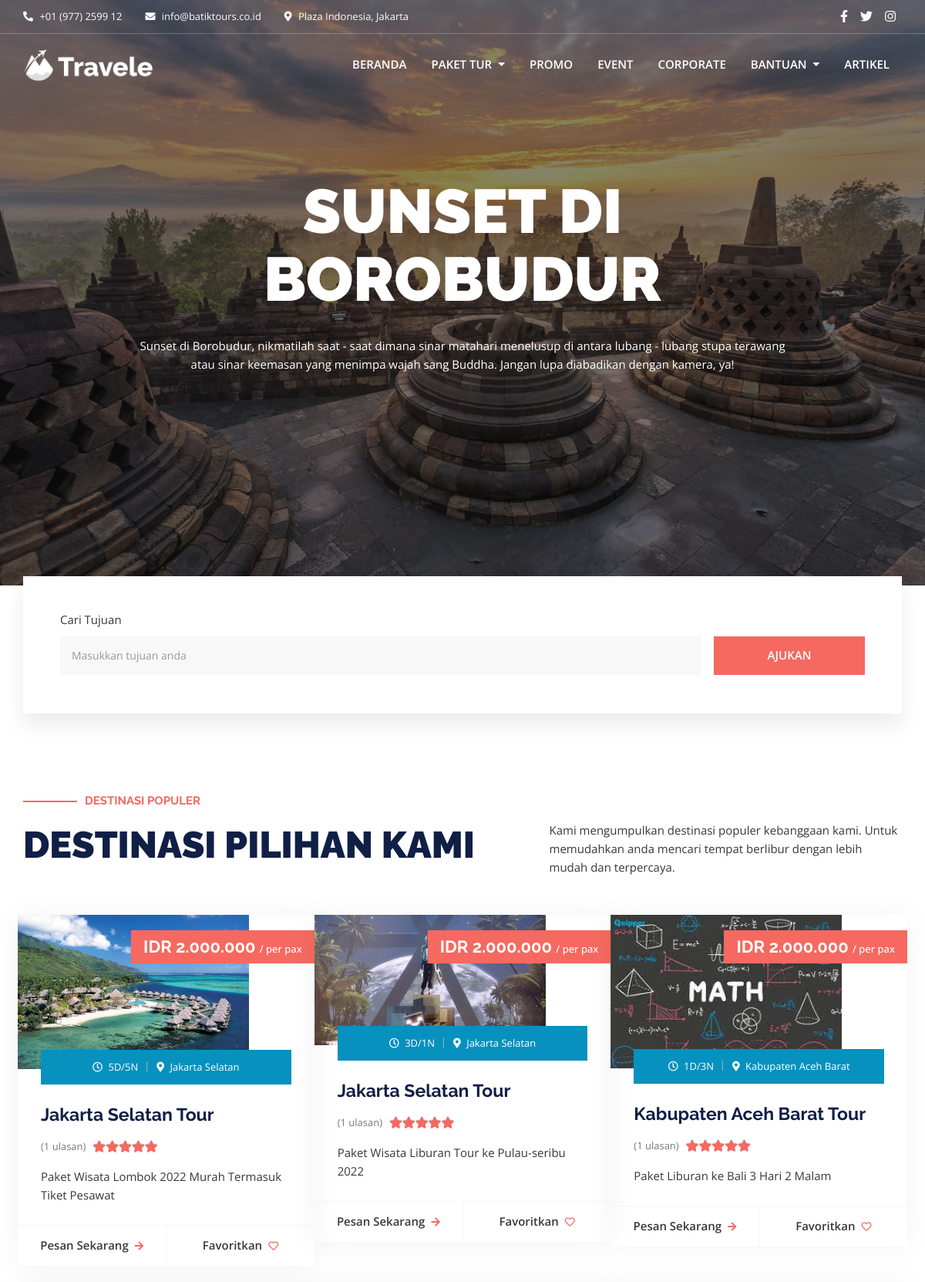
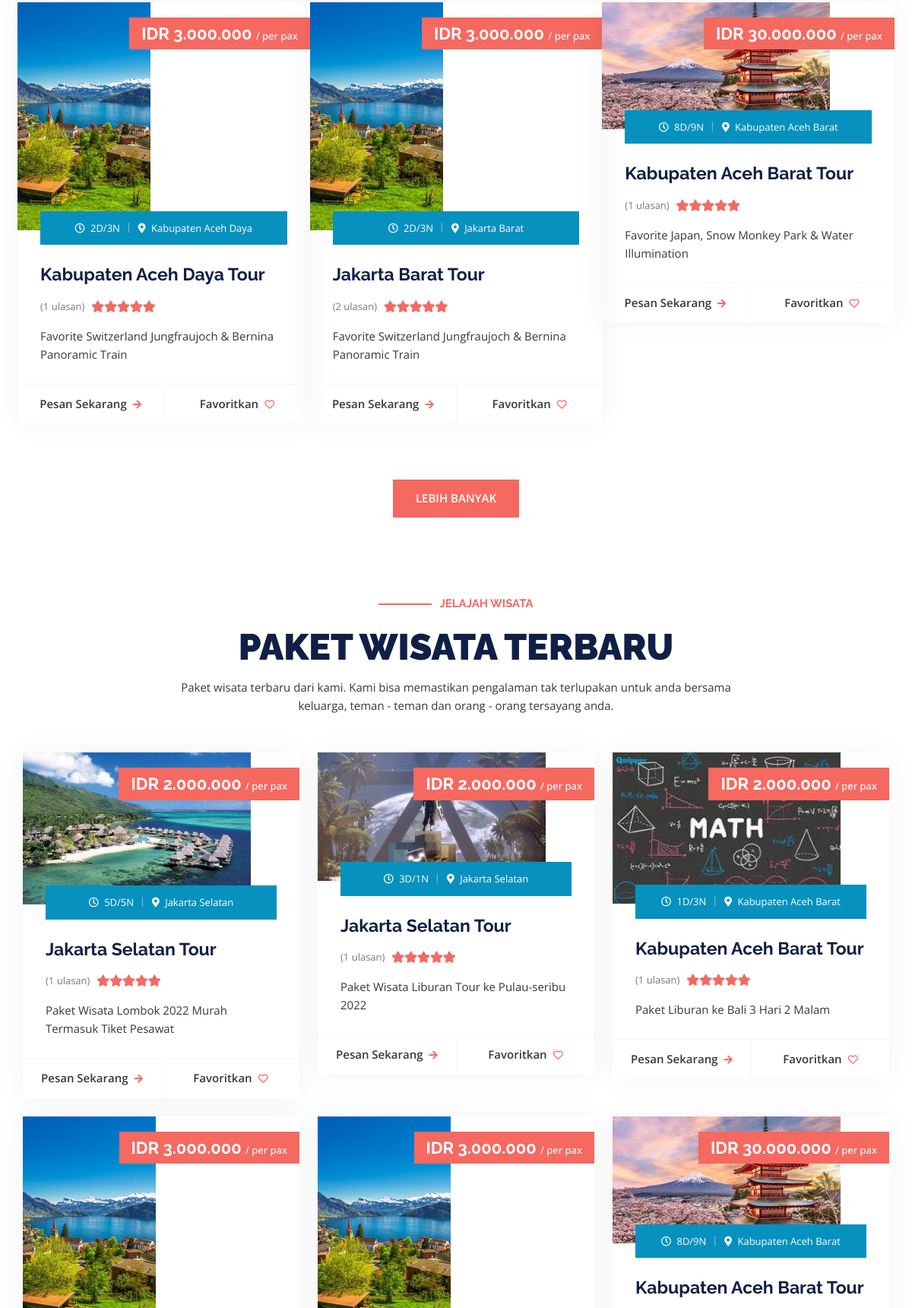
The page / (upper part) on the database its author committed (2 pictures, top to bottom).
### tables this page shows
CREATE TABLE `package` (
  `id_package` int(11) NOT NULL,
  `package_category_id` int(11) NOT NULL,
  `package_name` varchar(255) NOT NULL,
  `sub_package_name` varchar(255) NOT NULL,
  `slug` varchar(255) NOT NULL,
  `price` int(11) NOT NULL,
  `promo` int(11) NOT NULL,
  `discount` int(11) NOT NULL,
  `star` int(11) NOT NULL,
  `photo` varchar(255) NOT NULL,
  `description` text NOT NULL,
  `itinerary` text NOT NULL,
  `reviews` text NOT NULL,
  `location` varchar(255) NOT NULL,
  `country` int(11) NOT NULL,
  `province` int(11) NOT NULL,
  `cities` varchar(255) NOT NULL,
  `pax` int(11) NOT NULL,
  `day` int(11) NOT NULL,
  `night` int(11) NOT NULL,
  `family` varchar(255) NOT NULL,
  `date` date NOT NULL,
  `post_status` varchar(255) NOT NULL,
  `package_status` int(3) NOT NULL,
  `post_by` varchar(255) NOT NULL,
  `origin` varchar(255) NOT NULL,
  `thumbnail` varchar(255) NOT NULL
);

### application/controllers/User.php (called while the page is built, shortened)
<?php
class User extends CI_Controller {
	public function __construct() {
  		$this->load->helper(array('form', 'url','file'));
			$this->load->library('session');
	}
	public function index() {
		$this->load->model('User_model','package');
		$t['testimonial'] = $this->package->testimonial();
		$t['blog'] = $this->package->blog();
		$t['package'] = $this->package->package();
		$a['header'] =  $this->load->view('layout/header_frontend',null, true);
		$a['footer'] =  $this->load->view('layout/footer_frontend',null, true);
		$a['content'] =  $this->load->view('home/content',$t, true);
		$page = $this->load->view('layout/layout_frontend',$a);
		return $page;
	}
}

### index.php (called while the page is built, shortened)
<?php
require_once BASEPATH.'core/CodeIgniter.php';

### application/models/User_model.php (called while the page is built, shortened)
<?php
class User_model extends CI_Model {
public function package()
{
	$sql = $this->db->query("select * from package where package_status = '1' and post_status = 'Publish'")->result_array();
	$row = array();
	for($i=0;$i<count($sql);$i++){
		$row[] = array(
			"id_package" => $sql[$i]['id_package'],
			"package_category_id" => $sql[$i]['package_category_id'],
			"package_name" => $sql[$i]['package_name'],
			"sub_package_name" => $sql[$i]['sub_package_name'],
			"slug" => $sql[$i]['slug'],
			"price" => $sql[$i]['price'],
			"promo" => $sql[$i]['promo'],
			"discount" => $sql[$i]['discount'],
			"star" => $sql[$i]['star'],
			"photo" => $sql[$i]['photo'],
			"description" => $sql[$i]['description'],
			"itinerary" => $sql[$i]['itinerary'],
			"reviews" => $sql[$i]['reviews'],
			"location" => $sql[$i]['location'],
			"cities" => $this->convert_city($sql[$i]['cities']),
			"pax" => $sql[$i]['pax'],
			"day" => $sql[$i]['day'],
			"night" => $sql[$i]['night'],
			"family" => $sql[$i]['family'],
			"date" => $sql[$i]['date'],
			"post_status" => $sql[$i]['post_status'],
			"package_status" => $sql[$i]['package_status'],
			"post_by" => $sql[$i]['post_by'],
			"origin" => $sql[$i]['origin'],
			"thumbnail" => $sql[$i]['thumbnail'],
		);
	}
	return $row;
}
public function convert_city($id)
{
	$data = $this->db->query("select * from cities where id_cities = '".$id."'")->result_array();
	return $data[0]['cities_name'];
}
} ?>

### application/views/home/content.php (the view, shortened to what this page needs)
<?php include APPPATH."views/layout/menu_user.php" ; ?>
<main id="content" class="site-main">
   <section class="home-slider-section">
      <div class="home-slider">
         <div class="home-banner-items">
            <div class="banner-inner-wrap" style="background-image: url(<?=base_url()?>assets/frontend/assets/images/borobudur1.jpg);"></div>
               <div class="banner-content-wrap">
                  <div class="container">
                     <div class="banner-content text-center">
                        <h2 class="banner-title">SUNSET DI BOROBUDUR</h2>
                        <p>Sunset di Borobudur, nikmatilah saat - saat dimana sinar matahari menelusup di antara lubang - lubang stupa terawang atau sinar keemasan yang menimpa wajah sang Buddha. Jangan lupa diabadikan dengan kamera, ya!</p>
                     </div>
                  </div>
               </div>
            <div class="overlay"></div>
         </div>
      </div>
   </section>
   <div class="trip-search-section shape-search-section">
      <div class="container">
      <form method="post" action="<?= base_url('user/searching')?>">
         <div class="trip-search-inner white-bg d-flex">
            <div class="input-group" style="width: 80%;">
               <label> Cari Tujuan </label>
               <input type="text" name="cari" placeholder="Masukkan tujuan anda">
            </div>
            <div class="input-group width-col-3">
               <input type="submit" name="travel-search" value="AJUKAN">
            </div>
         </div>
         </form>
      </div>
   </div>
   <section class="destination-section">
      <div class="container">
         <div class="section-heading">
            <div class="row align-items-end">
               <div class="col-lg-7">
                  <h5 class="dash-style">DESTINASI POPULER</h5>
                  <h2>DESTINASI PILIHAN KAMI</h2>
               </div>
               <div class="col-lg-5">
                  <div class="section-disc">
                      Kami mengumpulkan destinasi populer kebanggaan kami. Untuk memudahkan anda mencari tempat berlibur dengan lebih mudah dan terpercaya.
                  </div>
               </div>
            </div>
         </div>
         <div class="destination-inner destination-three-column">
            <div class="row">
            <?php for($z=0;$z<6;$z++){ ?>
               <div class="col-lg-4 col-md-6">
                  <div class="package-wrap">
                     <figure class="feature-image">
                        <a href="<?= base_url('detail-package/'.$package[$z]['slug'])?>">
                           <img src="<?=$package[$z]['photo'];?>" alt="<?=$package[$z]['package_name'];?>">
                        </a>
                     </figure>
                     <div class="package-price">
                        <h6>
                           <span>IDR <?= number_format($package[$z]['price'],0,',','.')?> </span> / per pax
                        </h6>
                     </div>
                     <div class="package-content-wrap">
                        <div class="package-meta text-center">
                           <ul>
                              <li>
                                 <i class="far fa-clock"></i>
                                 <?=$package[$z]['day'];?>D/<?=$package[$z]['night'];?>N
                              </li>
                              <li>
                                 <i class="fas fa-map-marker-alt"></i>
                                 <?=$package[$z]['cities'];?>
                              </li>
                           </ul>
                        </div>
                        <div class="package-content">
                           <h3>
                              <a href="<?= base_url('detail-package/'.$package[$z]['slug'])?>"><?=$package[$z]['cities'];?> Tour</a>
                           </h3>
                           <div class="review-area">
                              <span class="review-text">(<?=$package[$z]['star'];?> ulasan)</span>
                              <div class="rating-start" title="Rated 5 out of 5">
                                 <span style="width: 100%"></span>
                              </div>
                           </div>
                           <p><?=$package[$z]['sub_package_name'];?></p>
                           <div class="btn-wrap">
                              <a href="<?= base_url('detail-package/'.$package[$z]['slug'])?>" class="button-text width-6">Pesan Sekarang<i class="fas fa-arrow-right"></i></a>
                              <a href="<?= base_url('add_wishlist/'.$package[$z]['id_package'])?>" class="button-text width-6">Favoritkan<i class="far fa-heart"></i></a>
                           </div>
                        </div>
                     </div>
                  </div>
               </div>
               <?php } ?>
            </div>
            <div class="btn-wrap text-center">
               <a href="<?= base_url('international')?>" class="button-primary">LEBIH BANYAK</a>
            </div>
         </div>
      </div>
   </section>
   <section class="package-section">
      <div class="container">
         <div class="section-heading text-center">
            <div class="row">
               <div class="col-lg-8 offset-lg-2">
                  <h5 class="dash-style">JELAJAH WISATA</h5>
                  <h2>PAKET WISATA TERBARU</h2>
                  <p>Paket wisata terbaru dari kami. Kami bisa memastikan pengalaman tak terlupakan untuk anda bersama keluarga, teman - teman dan orang - orang tersayang anda.</p>
               </div>
            </div>
         </div>
         <div class="package-inner">
            <div class="row">
              <?php for($l=0;$l<6;$l++){ ?>
               <div class="col-lg-4 col-md-6">
                  <div class="package-wrap">
                     <figure class="feature-image">
                        <a href="<?= base_url('detail-package/'.$package[$l]['slug'])?>">
                           <img src="<?=$package[$l]['photo'];?>" alt="<?=$package[$l]['package_name'];?>">
                        </a>
                     </figure>
                     <div class="package-price">
                        <h6>
                           <span>IDR <?= number_format($package[$l]['price'],0,',','.')?> </span> / per pax
                        </h6>
                     </div>
                     <div class="package-content-wrap">
                        <div class="package-meta text-center">
                           <ul>
                              <li>
                                 <i class="far fa-clock"></i>
                                 <?=$package[$l]['day'];?>D/<?=$package[$l]['night'];?>N
                              </li>
                              <li>
                                 <i class="fas fa-map-marker-alt"></i>
                                 <?=$package[$l]['cities'];?>
                              </li>
                           </ul>
                        </div>
                        <div class="package-content">
                           <h3>
                              <a href="<?= base_url('detail-package/'.$package[$l]['slug'])?>"><?=$package[$l]['cities'];?> Tour</a>
                           </h3>
                           <div class="review-area">
                              <span class="review-text">(<?=$package[$l]['star'];?> ulasan)</span>
                              <div class="rating-start" title="Rated 5 out of 5">
                                 <span style="width: 100%"></span>
                              </div>
                           </div>
                           <p><?=$package[$l]['sub_package_name'];?></p>
                           <div class="btn-wrap">
                              <a href="<?= base_url('detail-package/'.$package[$l]['slug'])?>" class="button-text width-6">Pesan Sekarang<i class="fas fa-arrow-right"></i></a>
                              <a href="<?= base_url('add_wishlist/'.$package[$l]['id_package'])?>" class="button-text width-6">Favoritkan<i class="far fa-heart"></i></a>
                           </div>
                        </div>
                     </div>
                  </div>
               </div>
               <?php } ?>
            </div>
         </div>
      </div>
   </section>
</main>

### rows shown on the page
package: photo (picture), price "2.000.000", day "5", night "5", cities "Jakarta Selatan", star "1", sub_package_name "Paket Wisata Lombok 2022 Murah Termasuk Tiket Pesawat"
package: photo (picture), price "2.000.000", day "3", night "1", cities "Jakarta Selatan", star "1", sub_package_name "Paket Wisata Liburan Tour ke Pulau-seribu 2022"
package: photo (picture), price "2.000.000", day "1", night "3", cities "Kabupaten Aceh Barat", star "1", sub_package_name "Paket Liburan ke Bali 3 Hari 2 Malam"
package: photo (picture), price "3.000.000", day "2", night "3", cities "Kabupaten Aceh Daya", star "1", sub_package_name "Favorite Switzerland Jungfraujoch & Bernina Panoramic Train"
package: photo (picture), price "3.000.000", day "2", night "3", cities "Jakarta Barat", star "2", sub_package_name "Favorite Switzerland Jungfraujoch & Bernina Panoramic Train"
package: photo (picture), price "30.000.000", day "8", night "9", cities "Kabupaten Aceh Barat", star "1", sub_package_name "Favorite Japan, Snow Monkey Park & Water Illumination"
